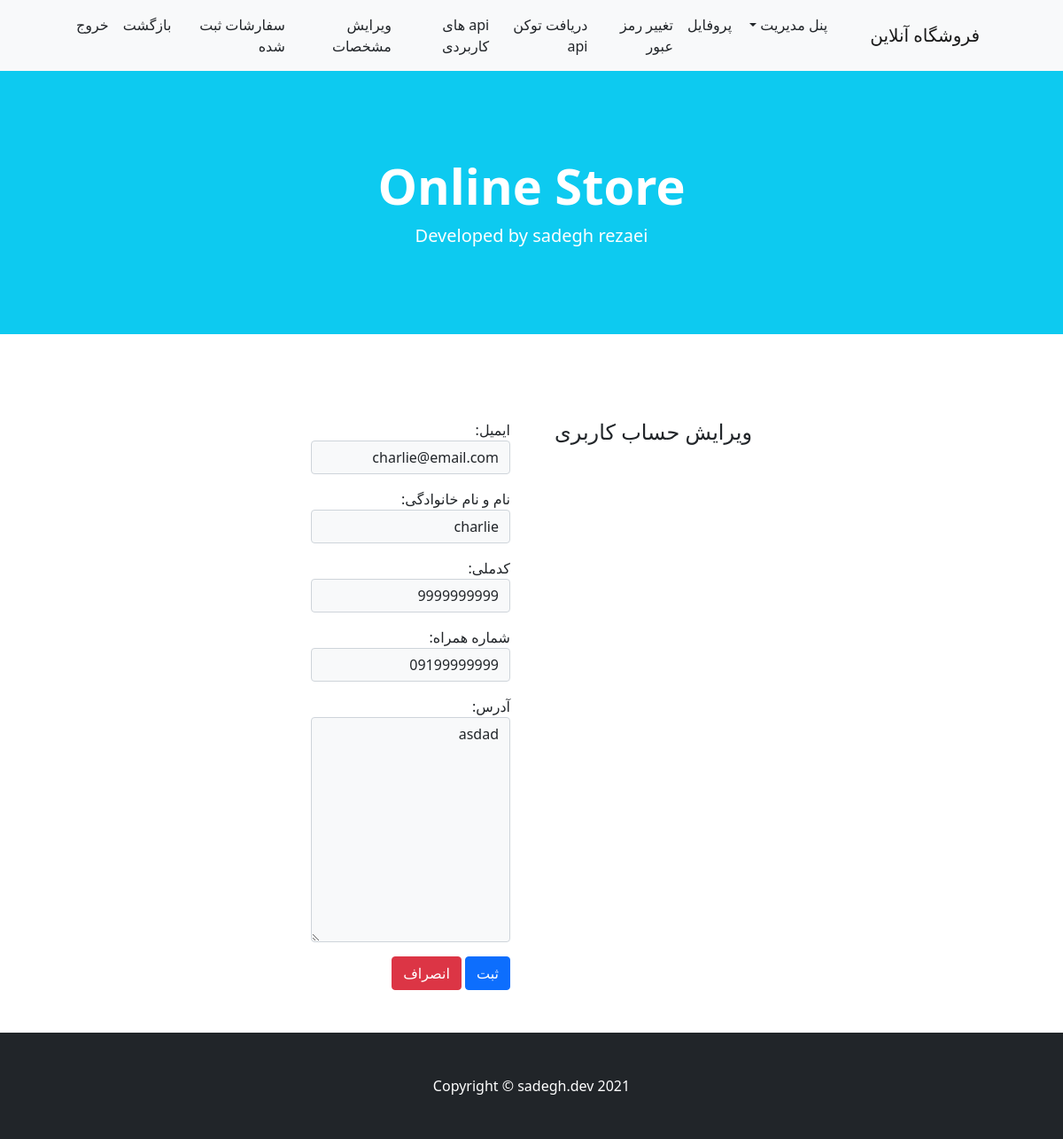
Page /accounts/user-edit/ (signed in) on the earlier database version.
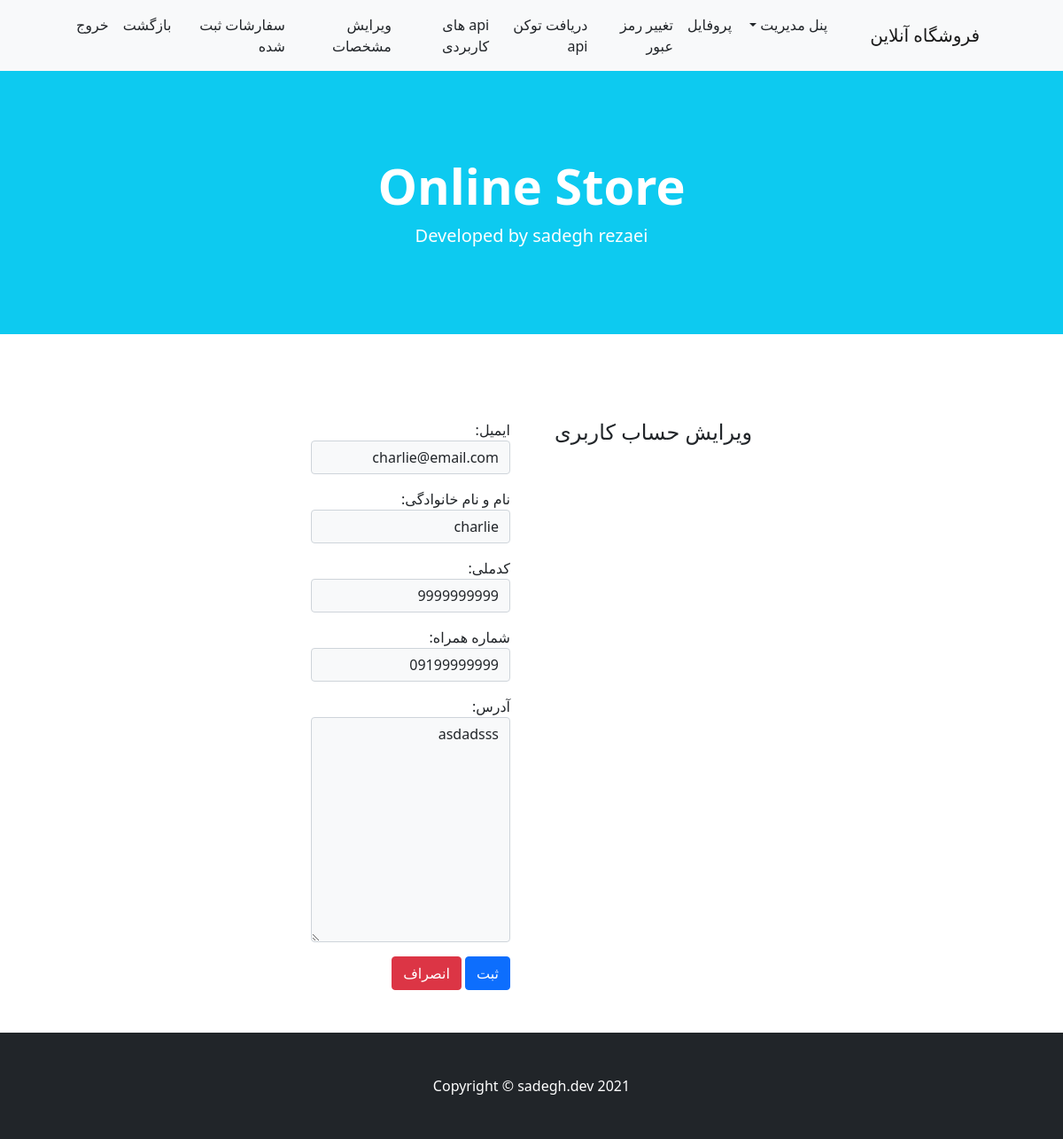
Same page on the later database version.
### accounts/models.py (models this page shows, shortened)
class User(AbstractBaseUser):
    email =         models.EmailField(max_length=254, unique=True)
    full_name =     models.CharField(max_length=200)
    national_code = models.CharField(max_length=10, unique=True) #validate
    mobile =        models.CharField(max_length=11, unique=True) #validate
    address =       models.TextField()
    ACCESS_LEVELS = (
        ('s','simple'),
        ('o','operator')
    )
    access_level =  models.CharField(max_length=1,  choices=ACCESS_LEVELS, default = 's')
    is_admin =      models.BooleanField(default=False)
    is_active =     models.BooleanField(default=True)
    created =       models.DateTimeField(auto_now_add=True)
    updated =       models.DateTimeField(auto_now=True)
    USERNAME_FIELD = 'email'
    REQUIRED_FIELDS = ['full_name', 'national_code', 'mobile', 'address']
    objects = MyUserManager()

### accounts/views.py (the view)
# urls.py: path('user-edit/', views.user_edit, name="user_edit"),
@login_required
def user_edit(request):
    myid = request.user.id
    me = get_object_or_404(User, id = myid)
    if request.method =='POST':
        form = UserChangeForm(request.POST, instance=me)
        if form.is_valid():
            form.save()
            messages.success(request,'ویرایش مشخصات با موفقیت انجام شد','success')
            return redirect('accounts:user_profile')
    else :
        form = UserChangeForm(instance=me)
    context = {
        'form' : form
    }
    return render (request,'accounts/user_edit.html',context)

### templates/accounts/user_edit.html (shortened to what this page needs)
{% extends 'base_accounts.html' %}
{% block content %}
    <h4> ویرایش حساب کاربری </h4>
    <form action='' method="POST">
        {{ form.as_p }}
        <input type='submit' class='btn btn-primary' value='ثبت'>
        <a href="{% url 'accounts:user_profile' %}" type="button" class="btn btn-danger">انصراف</a>
    </form>
{% endblock %}

Differences in the rows shown:
changed User "charlie@email.com": address "asdad" → "asdadsss"
